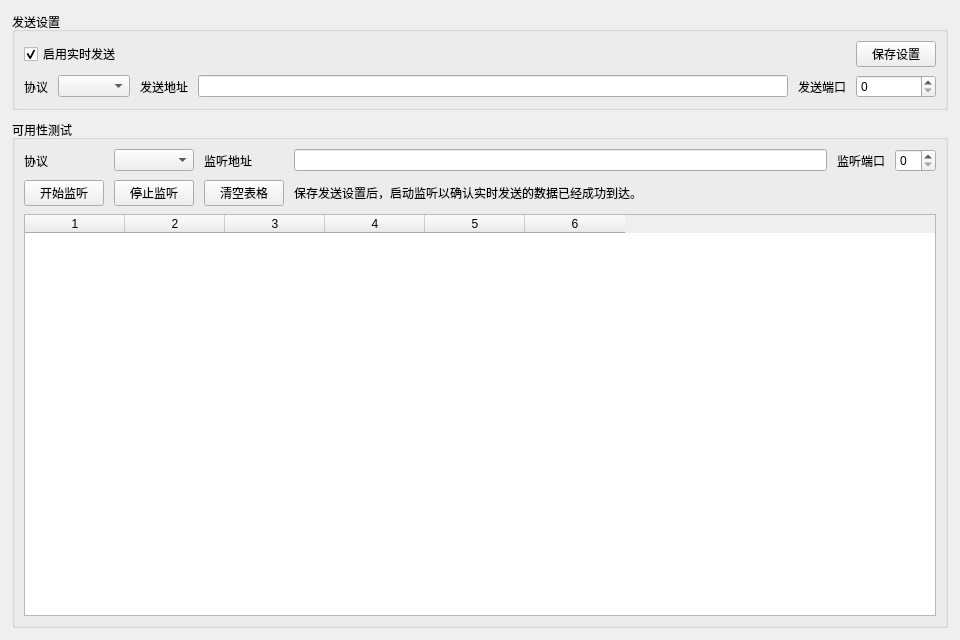
<?xml version="1.0" encoding="UTF-8"?>
<ui version="4.0">
 <class>TaskLogTransportWidget</class>
 <widget class="QWidget" name="TaskLogTransportWidget">
  <property name="geometry">
   <rect>
    <x>0</x>
    <y>0</y>
    <width>960</width>
    <height>640</height>
   </rect>
  </property>
  <property name="windowTitle">
   <string>统计结果发送设置</string>
  </property>
  <layout class="QVBoxLayout" name="verticalLayout">
   <property name="leftMargin">
    <number>12</number>
   </property>
   <property name="topMargin">
    <number>12</number>
   </property>
   <property name="rightMargin">
    <number>12</number>
   </property>
   <property name="bottomMargin">
    <number>12</number>
   </property>
   <property name="spacing">
    <number>10</number>
   </property>
   <item>
    <widget class="QGroupBox" name="sendGroupBox">
     <property name="title">
      <string>发送设置</string>
     </property>
     <layout class="QGridLayout" name="sendGridLayout">
      <property name="horizontalSpacing">
       <number>10</number>
      </property>
      <property name="verticalSpacing">
       <number>8</number>
      </property>
      <item row="0" column="0" colspan="2">
       <widget class="QCheckBox" name="sendEnabledCheckBox">
        <property name="text">
         <string>启用实时发送</string>
        </property>
        <property name="checked">
         <bool>true</bool>
        </property>
       </widget>
      </item>
      <item row="0" column="5">
       <widget class="QPushButton" name="saveButton">
        <property name="text">
         <string>保存设置</string>
        </property>
       </widget>
      </item>
      <item row="1" column="0">
       <widget class="QLabel" name="sendProtocolLabel">
        <property name="text">
         <string>协议</string>
        </property>
       </widget>
      </item>
      <item row="1" column="1">
       <widget class="QComboBox" name="sendProtocolCombo"/>
      </item>
      <item row="1" column="2">
       <widget class="QLabel" name="sendHostLabel">
        <property name="text">
         <string>发送地址</string>
        </property>
       </widget>
      </item>
      <item row="1" column="3">
       <widget class="QLineEdit" name="sendHostEdit"/>
      </item>
      <item row="1" column="4">
       <widget class="QLabel" name="sendPortLabel">
        <property name="text">
         <string>发送端口</string>
        </property>
       </widget>
      </item>
      <item row="1" column="5">
       <widget class="QSpinBox" name="sendPortSpin"/>
      </item>
     </layout>
    </widget>
   </item>
   <item>
    <widget class="QGroupBox" name="testGroupBox">
     <property name="title">
      <string>可用性测试</string>
     </property>
     <layout class="QVBoxLayout" name="testVerticalLayout">
      <property name="spacing">
       <number>8</number>
      </property>
      <item>
       <layout class="QGridLayout" name="testGridLayout">
        <property name="horizontalSpacing">
         <number>10</number>
        </property>
        <property name="verticalSpacing">
         <number>8</number>
        </property>
        <item row="0" column="0">
         <widget class="QLabel" name="testProtocolLabel">
          <property name="text">
           <string>协议</string>
          </property>
         </widget>
        </item>
        <item row="0" column="1">
         <widget class="QComboBox" name="testProtocolCombo"/>
        </item>
        <item row="0" column="2">
         <widget class="QLabel" name="listenAddressLabel">
          <property name="text">
           <string>监听地址</string>
          </property>
         </widget>
        </item>
        <item row="0" column="3">
         <widget class="QLineEdit" name="listenAddressEdit"/>
        </item>
        <item row="0" column="4">
         <widget class="QLabel" name="testPortLabel">
          <property name="text">
           <string>监听端口</string>
          </property>
         </widget>
        </item>
        <item row="0" column="5">
         <widget class="QSpinBox" name="testPortSpin"/>
        </item>
        <item row="1" column="0">
         <widget class="QPushButton" name="startListenButton">
          <property name="text">
           <string>开始监听</string>
          </property>
         </widget>
        </item>
        <item row="1" column="1">
         <widget class="QPushButton" name="stopListenButton">
          <property name="text">
           <string>停止监听</string>
          </property>
         </widget>
        </item>
        <item row="1" column="2">
         <widget class="QPushButton" name="clearButton">
          <property name="text">
           <string>清空表格</string>
          </property>
         </widget>
        </item>
        <item row="1" column="3" colspan="3">
         <widget class="QLabel" name="testStatusLabel">
          <property name="text">
           <string>保存发送设置后，启动监听以确认实时发送的数据已经成功到达。</string>
          </property>
         </widget>
        </item>
       </layout>
      </item>
      <item>
       <widget class="QTableWidget" name="receivedTable">
        <property name="rowCount">
         <number>0</number>
        </property>
        <property name="columnCount">
         <number>6</number>
        </property>
       </widget>
      </item>
     </layout>
    </widget>
   </item>
  </layout>
 </widget>
 <resources/>
 <connections/>
</ui>
